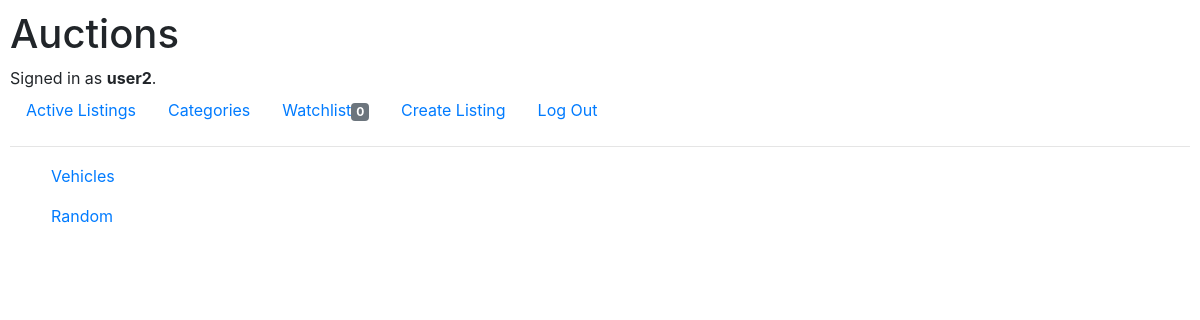
Page /categories (signed in) on the committed database.
### auctions/models.py (models this page shows, shortened)
class User(AbstractUser):
    pass

class Listing(models.Model):
    title = models.CharField(max_length=80)
    description = models.CharField(max_length=800)
    starting_bid = models.DecimalField(null=True, max_digits=10, decimal_places=2)
    current_bid = models.ForeignKey(Bid, null=True, blank=True, on_delete=models.CASCADE, related_name="bids")
    img_url = models.URLField(null=True, blank=True)
    category = models.CharField(max_length=80)
    created = models.DateTimeField(auto_now=True)
    seller = models.ForeignKey(User, null=True, on_delete=models.CASCADE)
    winner = models.ForeignKey(User, null=True, blank=True, on_delete=models.CASCADE, related_name="winners")
    closed = models.BooleanField(default=False)

### auctions/views.py (the view)
# urls.py: path('categories', views.categories, name="categories"),
def categories(request):
    listings = Listing.objects.all()
    categories = []
    if request.user.is_authenticated:
        current_user = request.user.id
        count = Watchlist.objects.filter(owner=current_user).count()
    else:
        count = None
    for listing in listings:
        category = listing.category
        categories.append(category)
    categories = list(set(categories))
    return render(request, "auctions/categories.html", {
        "categories": categories,
        "count": count
    })

### auctions/templates/auctions/categories.html
{% extends "auctions/layout.html" %}
{% block body %}
<div class="container-fluid">
    {% for category in categories %}
        <ul><a href="/category_listings/{{ category }}">{{ category }}</a></ul>
    {% endfor %}
</div>
{% endblock %}

### auctions/templates/auctions/layout.html (shortened to what this page needs)
{% load static %}
<!DOCTYPE html>
<html lang="en">
    <head>
        <link rel="stylesheet" href="https://stackpath.bootstrapcdn.com/bootstrap/4.4.1/css/bootstrap.min.css">
        <link href="{% static 'auctions/styles.css' %}" rel="stylesheet">
    </head>
    <body>
        <h1>Auctions</h1>
        <div>
            {% if user.is_authenticated %}
                Signed in as <strong>{{ user.username }}</strong>.
            {% else %}
                Not signed in.
            {% endif %}
        </div>
        <ul class="nav">
            <li class="nav-item">
                <a class="nav-link" href="{% url 'index' %}">Active Listings</a>
            </li>
               <li class="nav-item">
                <a class="nav-link" href="{% url 'categories' %}">Categories</a>
               </li>
            {% if user.is_authenticated %}
               <li class="nav-item">
                    <a class="nav-link" href="{% url 'watchlist' %}">Watchlist<span class="badge badge-secondary">{{ count }}</span></a>
               </li>
                <li class="nav-item">
                    <a class="nav-link" href="{% url 'new_listing' %}">Create Listing</a>
                </li>
                <li class="nav-item">
                    <a class="nav-link" href="{% url 'logout' %}">Log Out</a>
                </li>
            {% endif %}
        </ul>
        <hr>
        {% block body %}
        {% endblock %}
    </body>
</html>

### auctions/static/auctions/styles.css (style rules this page uses)
body { padding: 10px; }
.container-fluid { padding: 1px; }

### rows in the picture
User: username "user2"
Listing: categories "Vehicles"
Listing: categories "Random"

### other values in the picture
{{ count }} "0"
